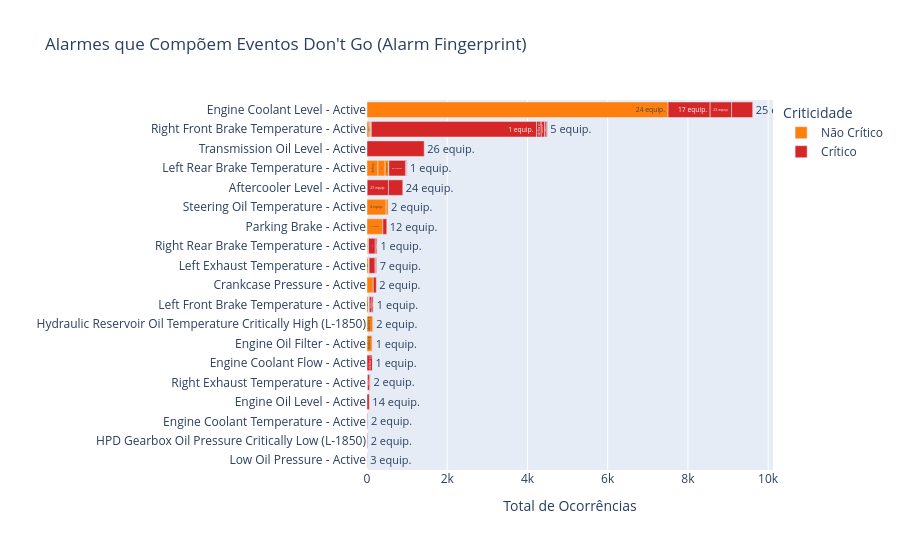

Here is the notebook cell this chart was saved with:
### Code cell
fig = px.bar(
    dontgo_alarms.to_pandas(),
    x="total_eventos", y="Alarme", orientation="h",
    color="Criticidade",
    title="Alarmes que Compõem Eventos Don't Go (Alarm Fingerprint)",
    labels={"total_eventos": "Total de Ocorrências", "Alarme": ""},
    text="n_equipamentos",
    color_discrete_map={"Crítico": "#d62728", "Não Crítico": "#ff7f0e"},
)
fig.update_traces(texttemplate="%{text} equip.", textposition="outside")
fig.update_layout(height=550, yaxis={"categoryorder": "total ascending"})
fig.show()

### Figure 1 — Plotly figure (JSON) as saved in the notebook; plotly's stock layout.template omitted (floating-point values rounded to 4 significant figures)
{"data": [{"hovertemplate": "Criticidade=Não Crítico<br>Total de Ocorrências=%{x}<br>=%{y}<br>n_equipamentos=%{text}<extra></extra>", "legendgroup": "Não Crítico", "marker": {"color": "#ff7f0e", "pattern": {"shape": ""}}, "name": "Não Crítico", "orientation": "h", "showlegend": true, "text": [24.0, 4.0, 17.0, 4.0, 4.0, 4.0, 3.0, 4.0, 20.0, 4.0, 2.0, 2.0, 4.0, 2.0, 2.0, 3.0, 7.0, 9.0, 6.0, 6.0, 2.0, 3.0, 3.0, 3.0, 1.0, 2.0, 1.0], "textposition": "outside", "texttemplate": "%{text} equip.", "type": "bar", "x": [7505, 477, 395, 272, 179, 156, 148, 130, 85, 54, 49, 37, 36, 31, 23, 22, 16, 15, 10, 8, 8, 6, 5, 3, 2, 2, 2], "xaxis": "x", "y": ["Engine Coolant Level - Active", "Steering Oil Temperature - Active", "Parking Brake - Active", "Left Rear Brake Temperature - Active", "Left Rear Brake Temperature - Active", "Crankcase Pressure - Active", "Hydraulic Reservoir Oil Temperature Critically High (L-1850)", "Engine Oil Filter - Active", "Left Rear Brake Temperature - Active", "Right Front Brake Temperature - Active", "Steering Oil Temperature - Active", "Left Front Brake Temperature - Active", "Left Exhaust Temperature - Active", "Right Front Brake Temperature - Active", "Right Rear Brake Temperature - Active", "Right Front Brake Temperature - Active", "Left Exhaust Temperature - Active", "Left Front Brake Temperature - Active", "Right Rear Brake Temperature - Active", "Left Rear Brake Temperature - Active", "Right Exhaust Temperature - Active", "Right Exhaust Temperature - Active", "Aftercooler Level - Active", "Right Rear Brake Temperature - Active", "Left Front Brake Temperature - Active", "Left Front Brake Temperature - Active", "Right Rear Brake Temperature - Active"], "yaxis": "y"}, {"hovertemplate": "Criticidade=Crítico<br>Total de Ocorrências=%{x}<br>=%{y}<br>n_equipamentos=%{text}<extra></extra>", "legendgroup": "Crítico", "marker": {"color": "#d62728", "pattern": {"shape": ""}}, "name": "Crítico", "orientation": "h", "showlegend": true, "text": [1.0, 26.0, 17.0, 23.0, 23.0, 25.0, 25.0, 24.0, 24.0, 8.0, 15.0, 10.0, 12.0, 2.0, 2.0, 15.0, 13.0, 14.0, 17.0, 10.0, 13.0, 14.0, 5.0, 3.0, 2.0, 7.0, 2.0, 6.0, 2.0, 5.0, 3.0, 3.0, 2.0, 2.0, 1.0, 2.0, 2.0, 1.0, 1.0, 1.0, 1.0], "textposition": "outside", "texttemplate": "%{text} equip.", "type": "bar", "x": [4119, 1426, 1049, 535, 530, 526, 415, 357, 169, 150, 137, 118, 98, 82, 76, 69, 58, 58, 47, 43, 35, 34, 25, 21, 19, 17, 15, 11, 10, 8, 5, 4, 4, 4, 2, 2, 2, 2, 2, 1, 1], "xaxis": "x", "y": ["Right Front Brake Temperature - Active", "Transmission Oil Level - Active", "Engine Coolant Level - Active", "Engine Coolant Level - Active", "Aftercooler Level - Active", "Engine Coolant Level - Active", "Left Rear Brake Temperature - Active", "Aftercooler Level - Active", "Right Rear Brake Temperature - Active", "Left Exhaust Temperature - Active", "Engine Coolant Flow - Active", "Right Front Brake Temperature - Active", "Parking Brake - Active", "Right Front Brake Temperature - Active", "Crankcase Pressure - Active", "Left Front Brake Temperature - Active", "Right Exhaust Temperature - Active", "Engine Oil Level - Active", "Right Rear Brake Temperature - Active", "Right Front Brake Temperature - Active", "Left Front Brake Temperature - Active", "Left Rear Brake Temperature - Active", "Right Front Brake Temperature - Active", "Left Exhaust Temperature - Active", "Engine Coolant Temperature - Active", "Left Exhaust Temperature - Active", "HPD Gearbox Oil Pressure Critically Low (L-1850)", "Right Exhaust Temperature - Active", "Engine Oil Filter - Active", "Left Front Brake Temperature - Active", "Low Oil Pressure - Active", "Left Rear Brake Temperature - Active", "Engine Coolant Temperature - Active", "Hydraulic Reservoir Oil Temperature Critically High (L-1850)", "Left Front Brake Temperature - Active", "Right Exhaust Temperature - Active", "Right Rear Brake Temperature - Active", "Right Rear Brake Temperature - Active", "Left Rear Brake Temperature - Active", "Engine Coolant Flow - Active", "Engine Oil Filter - Active"], "yaxis": "y"}], "layout": {"barmode": "relative", "height": 550, "legend": {"title": {"text": "Criticidade"}, "tracegroupgap": 0}, "title": {"text": "Alarmes que Compõem Eventos Don't Go (Alarm Fingerprint)"}, "xaxis": {"anchor": "y", "domain": [0.0, 1.0], "title": {"text": "Total de Ocorrências"}}, "yaxis": {"anchor": "x", "categoryorder": "total ascending", "domain": [0.0, 1.0], "title": {"text": ""}}}}
